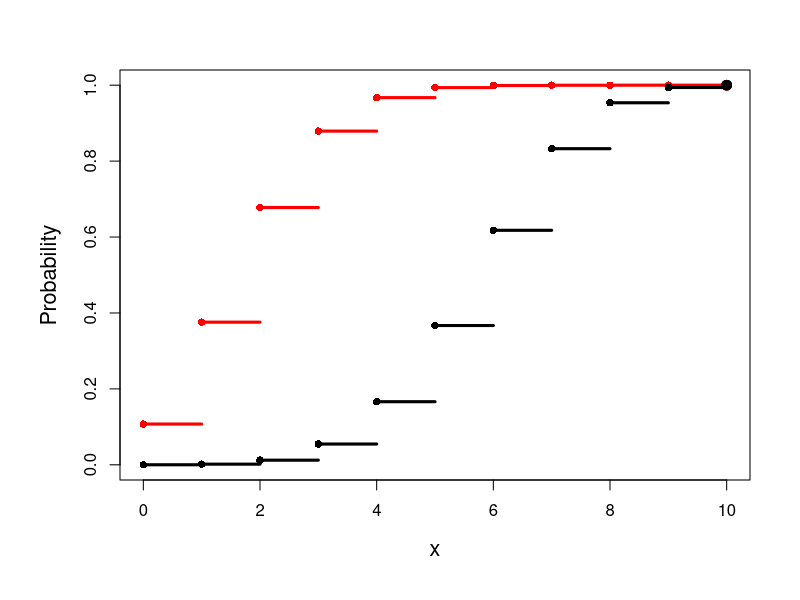

This chart was generated by the following R code:
# create a function to draw a binomial cdf

create.binomial.cdf  = function(N, p, colour="black", pch=16) {
                  n  = max(length(N),length(p),length(colour),length(pch))
                  N  =  rep(N,length=n); 
                  p  =  rep(p,length = n)
              colour = rep(colour,length=n);  
                 pch = rep(pch,length = n) 
  
add.one.series = function(N, p, colour, pch, maxN) {
           cdf =  pbinom(0:N, N, p)
    # lines(0:N, cdf, type="s", col=colour)
      for (i in 1:N) lines (c(i-1,i), c(cdf[i], cdf[i]), type = "s", col = colour, lwd = 3)
      lines(c(N,maxN), c(1, 1), type = "b", col = colour, lwd = 3)
    
      points(0:N, cdf, col = colour, pch = pch)
    }
  
    #par(lwd=1.5, cex=1, mar=c(3.1,2.5,0.5,0.5))
     plot(1, xlim = c(0,max(N)), ylim = c(0,1), type = "n", xlab = "x", ylab = "Probability")
     for (i in 1:n)
     add.one.series(N[i],p[i],colour[i],pch[i], max(N))
  }

# setting up the axis label size and margin (bottom, left, top, right) 
    par(cex.lab = 1.3, mai = c(b = 1.2, l = 1.2, t = 0.7, r = 0.5))
# run the function
    create.binomial.cdf(c(10,10), c(0.2,0.6), c("red","black"))
#create.binomial.cdf(c(10,10), c(0.2,0.6), c("black","black"))

